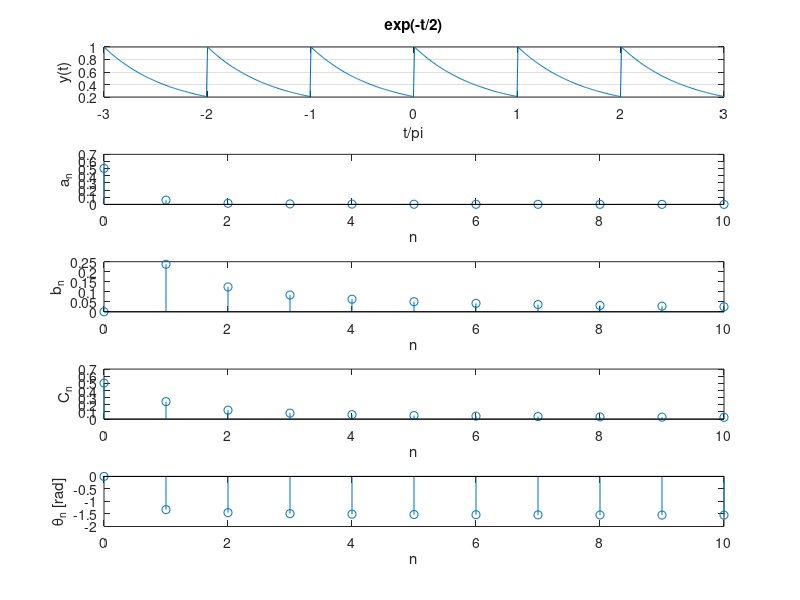

This chart was generated by the following MATLAB code:
clear all; close all; clc;  

x = linspace(0,pi); %one period of the function
 y = exp(-x/2); %given function
 x1 = linspace(-3*pi,3*pi, 600);%repeating the function to show periodicity
 %plotting the given function
 figure;
 subplot(5,1,1);
 plot(x1/pi, [y, y, y, y, y, y]); %showing six periods
 grid; xlabel('t/pi'); ylabel('y(t)'); title('exp(-t/2)');
 n = 1:10;
 a_n(1) = 0.504; a_n(n+1)=1.008./(1+16*n.^2); %cosine terms
 b_n(1) = 0; b_n(n+1)=0.504*8*n./(1+16*n.^2); %sine terms
C_n(1) = a_n(1); C_n(n+1) = sqrt(a_n(n+1).^2+b_n(n+1).^2);%spectral amplitude
theta_n(1) = 0; theta_n(n+1) = atan2(-b_n(n+1), a_n(n+1));%phase
n = [0,n];

subplot(5,1,2); stem(n, a_n); ylabel('a_n'); xlabel('n'); %plot cosine terms
subplot(5,1,3); stem(n, b_n); ylabel('b_n'); xlabel('n');%plot sine terms
subplot(5,1,4); stem(n, C_n); ylabel('C_n'); xlabel('n');%plot spectral amplitude
subplot(5,1,5); stem(n, theta_n); ylabel('\theta_n [rad]'); xlabel('n');%plot phase